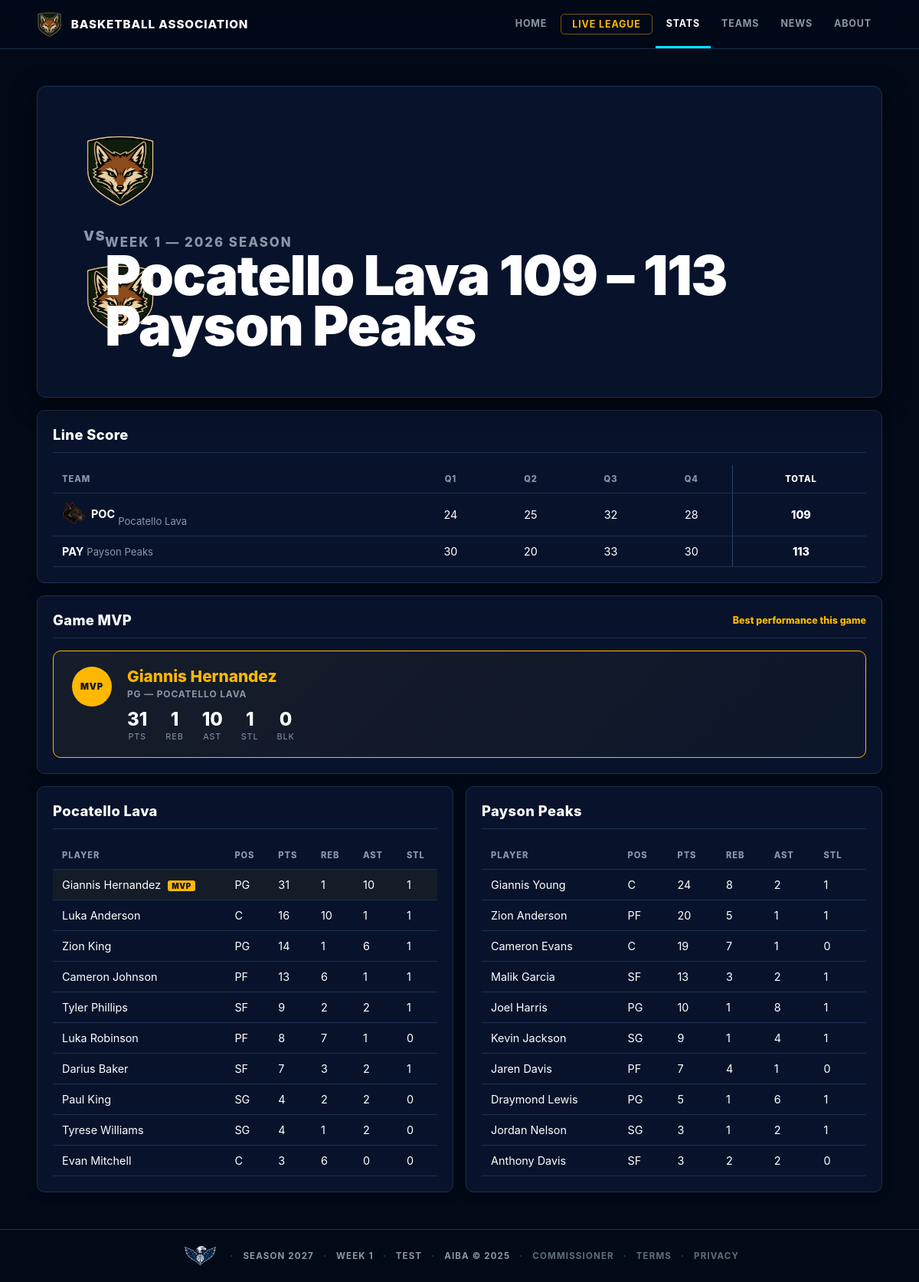
/games/2, run on an earlier commit of the app's database.
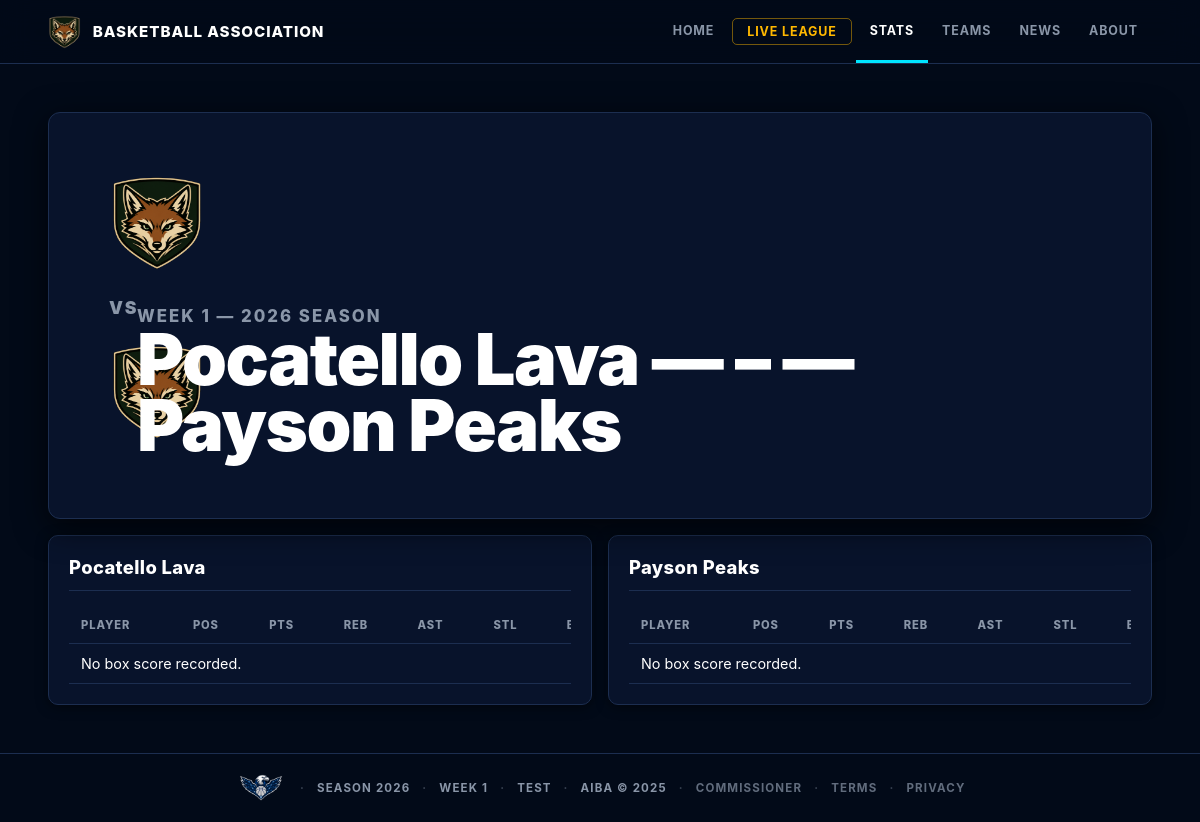
And on a later commit of the database.
### tables this page shows
CREATE TABLE games (
            id           INTEGER PRIMARY KEY,
            home_team_id INTEGER NOT NULL REFERENCES teams(id),
            away_team_id INTEGER NOT NULL REFERENCES teams(id),
            week         INTEGER NOT NULL,
            season_year  INTEGER NOT NULL,
            home_score   INTEGER,
            away_score   INTEGER,
            played       INTEGER DEFAULT 0
        , q1_home INTEGER, q2_home INTEGER, q3_home INTEGER, q4_home INTEGER, q1_away INTEGER, q2_away INTEGER, q3_away INTEGER, q4_away INTEGER, mvp_player_id INTEGER, playoff_series_id INTEGER, possessions INTEGER);

CREATE TABLE teams (
            id          INTEGER PRIMARY KEY,
            city        TEXT NOT NULL,
            name        TEXT NOT NULL,
            abbreviation TEXT NOT NULL,
            mascot     TEXT,
            colors      TEXT,
            logo_description TEXT,
            motto       TEXT,
            arena       TEXT,
            team_archetype TEXT,
            play_style  TEXT,
            reputation  TEXT,
            rivalry     TEXT,
            signature_trait TEXT
        , fan_pitch TEXT, pressure_label TEXT, rivalry_intensity REAL DEFAULT 0.5);

CREATE TABLE players (
            id           INTEGER PRIMARY KEY,
            team_id      INTEGER NOT NULL REFERENCES teams(id),
            first_name   TEXT NOT NULL,
            last_name    TEXT NOT NULL,
            age          INTEGER NOT NULL,
            position     TEXT NOT NULL,
            skill_rating INTEGER NOT NULL,
            salary       INTEGER NOT NULL,
            status       TEXT DEFAULT 'active',
            retired_season INTEGER
        );

CREATE TABLE player_game_stats (
            id        INTEGER PRIMARY KEY,
            game_id   INTEGER NOT NULL REFERENCES games(id),
            player_id INTEGER NOT NULL REFERENCES players(id),
            team_id   INTEGER NOT NULL REFERENCES teams(id),
            points    INTEGER DEFAULT 0,
            rebounds  INTEGER DEFAULT 0,
            assists   INTEGER DEFAULT 0,
            steals    INTEGER DEFAULT 0,
            blocks    INTEGER DEFAULT 0
        , minutes INTEGER DEFAULT 0, started INTEGER DEFAULT 0, rotation_role TEXT);

CREATE TABLE league_state (
            id           INTEGER PRIMARY KEY,
            current_week INTEGER DEFAULT 1,
            season_year  INTEGER DEFAULT 2026,
            mode         TEXT DEFAULT 'test',
            official_started INTEGER DEFAULT 0,
            offseason_stage TEXT,
            offseason_from_season INTEGER,
            last_updated TEXT
        , phase TEXT DEFAULT 'regular_season');

### web_app.py (the view)
@app.route("/games/<int:game_id>")
def game_page(game_id):
    def load(conn):
        detail = q.game_detail(conn, game_id)
        state = q.get_state(conn)
        return {"state": state, "detail": detail}
    data = with_conn(load)
    if not data["state"]:
        return render_no_league()
    if not data["detail"]:
        return render_template("not_found.html", title="Game not found"), 404
    return render_template("game_detail.html", **data, active="scores")

### league/database.py (called while the page is built)
def get_connection():
    url = os.environ.get("DATABASE_URL")
    if url:
        import psycopg2
        from urllib.parse import urlparse, unquote
        url = url.strip()
        p = urlparse(url)
        pg = psycopg2.connect(
            host=p.hostname,
            port=p.port or 5432,
            dbname=p.path.lstrip("/"),
            user=p.username,
            password=unquote(p.password, encoding="latin-1") if p.password else None,
        )
        pg.autocommit = False
        return _PGConn(pg)
    else:
        conn = sqlite3.connect(DB_PATH)
        conn.row_factory = sqlite3.Row
        conn.execute("PRAGMA foreign_keys = ON")
        return conn

### league/web_queries.py (called while the page is built)
def dicts(rows):
    return [dict(row) for row in rows]

def one(row):
    return dict(row) if row else None

def get_state(conn):
    return one(conn.execute("SELECT * FROM league_state WHERE id = 1").fetchone())

def get_site_chrome(conn):
    return {
        "state": get_state(conn),
        "teams": dicts(conn.execute(
            "SELECT id, city, name, abbreviation FROM teams ORDER BY city"
        ).fetchall()),
    }

### templates/game_detail.html (shortened to what the changed rows need)
{% extends "base.html" %}
{% block content %}
<section class="game-hero">
  <div>
    <p class="eyebrow">Week {{ detail.game.week }} &mdash; {{ detail.game.season_year }} Season</p>
    <h1>{{ detail.game.home_name }} {{ detail.game.home_score or "—" }} &ndash; {{ detail.game.away_score or "—" }} {{ detail.game.away_name }}</h1>
  </div>
</section>
{% if detail.game.q1_home is not none %}
<section style="margin-top:16px;">
  <div class="panel">
    <div class="section-head"><h2>Line Score</h2></div>
    <div class="table-wrap">
      <table class="linescore">
        <thead>
          <tr>
            <th>Team</th>
            <th>Q1</th><th>Q2</th><th>Q3</th><th>Q4</th>
            <th class="total">Total</th>
          </tr>
        </thead>
        <tbody>
          <tr>
            <td>
              <span style="display:inline-flex;align-items:center;gap:8px;">
                <img src="{{ url_for('static', filename='images/teams/' ~ detail.game.home_abbr ~ '/secondary.png') }}"
                     alt="" class="logo-secondary" onerror="this.style.display='none'">
                <strong>{{ detail.game.home_abbr }}</strong>
              </span>
              <span style="color:var(--muted);font-size:0.82rem;">{{ detail.game.home_name }}</span>
            </td>
            <td>{{ detail.game.q1_home }}</td>
            <td>{{ detail.game.q2_home }}</td>
            <td>{{ detail.game.q3_home }}</td>
            <td>{{ detail.game.q4_home }}</td>
            <td class="total">{{ detail.game.home_score }}</td>
          </tr>
          <tr>
            <td>
              <span style="display:inline-flex;align-items:center;gap:8px;">
                <strong>{{ detail.game.away_abbr }}</strong>
              </span>
              <span style="color:var(--muted);font-size:0.82rem;">{{ detail.game.away_name }}</span>
            </td>
            <td>{{ detail.game.q1_away }}</td>
            <td>{{ detail.game.q2_away }}</td>
            <td>{{ detail.game.q3_away }}</td>
            <td>{{ detail.game.q4_away }}</td>
            <td class="total">{{ detail.game.away_score }}</td>
          </tr>
        </tbody>
      </table>
    </div>
  </div>
</section>
{% endif %}
{% if detail.mvp %}
<section style="margin-top:16px;">
  <div class="panel">
    <div class="section-head">
      <h2>Game MVP</h2>
      <span style="color:var(--gold);font-size:0.78rem;font-weight:800;">Best performance this game</span>
    </div>
    <div class="mvp-card">
      <div class="mvp-badge">MVP</div>
      <div>
        <p class="mvp-name">
          <a href="{{ url_for('player_page', player_id=detail.mvp.player_id) }}" style="color:var(--gold);text-decoration:none;">{{ detail.mvp.player }}</a>
        </p>
        <p class="mvp-team">{{ detail.mvp.position }} &mdash; {{ detail.mvp.team_name }}</p>
        <div class="mvp-stats">
          <div class="mvp-stat"><strong>{{ detail.mvp.points }}</strong><span>PTS</span></div>
          <div class="mvp-stat"><strong>{{ detail.mvp.rebounds }}</strong><span>REB</span></div>
          <div class="mvp-stat"><strong>{{ detail.mvp.assists }}</strong><span>AST</span></div>
          <div class="mvp-stat"><strong>{{ detail.mvp.steals }}</strong><span>STL</span></div>
          <div class="mvp-stat"><strong>{{ detail.mvp.blocks }}</strong><span>BLK</span></div>
        </div>
      </div>
    </div>
  </div>
</section>
{% endif %}
<section class="section-grid" style="margin-top:16px;">
  {% for team_name in [detail.game.home_name, detail.game.away_name] %}
    <div class="panel">
      <div class="section-head"><h2>{{ team_name }}</h2></div>
      <div class="table-wrap">
        <table>
          <thead><tr><th>Player</th><th>Pos</th><th>PTS</th><th>REB</th><th>AST</th><th>STL</th><th>BLK</th></tr></thead>
          <tbody>
            {% for row in detail.box if row.team_name == team_name %}
              <tr{% if detail.mvp and row.player_id == detail.mvp.player_id %} class="mvp-row"{% endif %}>
                <td><a href="{{ url_for('player_page', player_id=row.player_id) }}">{{ row.player }}</a>{% if detail.mvp and row.player_id == detail.mvp.player_id %} <span class="mvp-pip">MVP</span>{% endif %}</td>
                <td>{{ row.position }}</td>
                <td>{{ row.points }}</td>
                <td>{{ row.rebounds }}</td>
                <td>{{ row.assists }}</td>
                <td>{{ row.steals }}</td>
                <td>{{ row.blocks }}</td>
              </tr>
            {% else %}
              <tr><td colspan="7">No box score recorded.</td></tr>
            {% endfor %}
          </tbody>
        </table>
      </div>
    </div>
  {% endfor %}
</section>
{% endblock %}

### templates/base.html (shortened to what this page needs)
<!doctype html>
<html lang="en">
<head>
  <link rel="stylesheet" href="{{ url_for('static', filename='site.css') }}">
</head>
<body>
  <header class="site-header">
    <a class="brand" href="{{ url_for('home') }}">
      <img src="{{ url_for('static', filename='images/league/primary.png') }}"
           alt="AIBA"
           class="brand-logo"
           onerror="this.style.display='none';this.nextElementSibling.style.display='inline-flex'">
      <span class="brand-copy">Basketball Association</span>
    </a>
    <nav class="nav" aria-label="Primary">
      <a class="{{ 'active' if active == 'home' else '' }}" href="{{ url_for('home') }}">Home</a>
      <a class="nav-cta {{ 'active' if active == 'live_league' else '' }}" href="{{ url_for('live_league') }}">Live League</a>
      <div class="nav-group">
        <a class="{{ 'active' if active in ('standings','scores','leaders') else '' }}" href="{{ url_for('standings') }}">Stats</a>
      </div>
      <div class="nav-group">
        <a class="{{ 'active' if active in ('teams','players') else '' }}" href="{{ url_for('teams') }}">Teams</a>
      </div>
      <a class="{{ 'active' if active == 'news' else '' }}" href="{{ url_for('news') }}">News</a>
      <div class="nav-group">
        <a class="{{ 'active' if active in ('about','contact') else '' }}" href="{{ url_for('about') }}">About</a>
      </div>
    </nav>
  </header>
  <main>
    {% block content %}{% endblock %}
  </main>
  <footer class="footer">
    <img src="{{ url_for('static', filename='images/league/secondary.png') }}"
         alt="AIBA"
         class="logo-league-secondary"
         onerror="this.style.display='none'">
    <span>Season {{ state.season_year if state else "—" }}</span>
    <span>Week {{ state.current_week if state else "—" }}</span>
    <span>{{ state.mode|upper if state else "NO LEAGUE" }}</span>
    <span>AIBA &copy; 2025</span>
    <span><a href="{{ url_for('commissioner') }}" style="color:inherit;opacity:0.7;">Commissioner</a></span>
    <span><a href="{{ url_for('terms') }}" style="color:inherit;opacity:0.7;">Terms</a></span>
    <span><a href="{{ url_for('privacy') }}" style="color:inherit;opacity:0.7;">Privacy</a></span>
  </footer>
</body>
</html>

What changed in the data, as far as the page shows it:
no longer on this page (row edited): teams: game.away_abbr "PAY"
no longer on this page (row edited): players: mvp.position "PG"
removed player_game_stats: mvp.points "31", mvp.rebounds "1", mvp.assists "10", mvp.steals "1", mvp.blocks "0", player "Giannis Hernandez", shows "MVP", position "PG", points "31", rebounds "1", assists "10", steals "1", shown under "Pocatello Lava"
removed player_game_stats: player "Luka Anderson", position "C", points "16", rebounds "10", assists "1", steals "1", shown under "Pocatello Lava"
removed player_game_stats: player "Zion King", position "PG", points "14", rebounds "1", assists "6", steals "1", shown under "Pocatello Lava"
removed player_game_stats: player "Cameron Johnson", position "PF", points "13", rebounds "6", assists "1", steals "1", shown under "Pocatello Lava"
removed player_game_stats: player "Tyler Phillips", position "SF", points "9", rebounds "2", assists "2", steals "1", shown under "Pocatello Lava"
removed player_game_stats: player "Luka Robinson", position "PF", points "8", rebounds "7", assists "1", steals "0", shown under "Pocatello Lava"
removed player_game_stats: player "Darius Baker", position "SF", points "7", rebounds "3", assists "2", steals "1", shown under "Pocatello Lava"
removed player_game_stats: player "Paul King", position "SG", points "4", rebounds "2", assists "2", steals "0", shown under "Pocatello Lava"
removed player_game_stats: player "Tyrese Williams", position "SG", points "4", rebounds "1", assists "2", steals "0", shown under "Pocatello Lava"
removed player_game_stats: player "Evan Mitchell", position "C", points "3", rebounds "6", assists "0", steals "0", shown under "Pocatello Lava"
removed player_game_stats: player "Giannis Young", position "C", points "24", rebounds "8", assists "2", steals "1", shown under "Payson Peaks"
removed player_game_stats: player "Zion Anderson", position "PF", points "20", rebounds "5", assists "1", steals "1", shown under "Payson Peaks"
removed player_game_stats: player "Cameron Evans", position "C", points "19", rebounds "7", assists "1", steals "0", shown under "Payson Peaks"
removed player_game_stats: player "Malik Garcia", position "SF", points "13", rebounds "3", assists "2", steals "1", shown under "Payson Peaks"
removed player_game_stats: player "Joel Harris", position "PG", points "10", rebounds "1", assists "8", steals "1", shown under "Payson Peaks"
removed player_game_stats: player "Kevin Jackson", position "SG", points "9", rebounds "1", assists "4", steals "1", shown under "Payson Peaks"
removed player_game_stats: player "Jaren Davis", position "PF", points "7", rebounds "4", assists "1", steals "0", shown under "Payson Peaks"
removed player_game_stats: player "Draymond Lewis", position "PG", points "5", rebounds "1", assists "6", steals "1", shown under "Payson Peaks"
removed player_game_stats: player "Jordan Nelson", position "SG", points "3", rebounds "1", assists "2", steals "1", shown under "Payson Peaks"
removed player_game_stats: player "Anthony Davis", position "SF", points "3", rebounds "2", assists "2", steals "0", shown under "Payson Peaks"
changed games: game "109" → (not shown); game "113" → (not shown); q1_home 24 → empty (drawn); game.q1_home "24" → (not shown); game.q2_home "25" → (not shown); game.q3_home "32" → (not shown); game.q4_home "28" → (not shown); game.home_score "109" → (not shown); game.q1_away "30" → (not shown); game.q2_away "20" → (not shown); game.q3_away "33" → (not shown); game.q4_away "30" → (not shown); game.away_score "113" → (not shown)
changed teams: game.away_name (not shown) → "Payson Peaks"; game.home_abbr "POC" → (not shown)
changed league_state "TEST": season_year "2027" → "2026"
Also different on the page:
{{ detail.game.home_score or "—" }}: (not shown) → "—"
{{ detail.game.away_score or "—" }}: (not shown) → "—"
{{ detail.game.away_name }}: "Payson Peaks" → (not shown)
{{ detail.game.home_name }}: "Pocatello Lava" → (not shown)
{{ detail.mvp.player }}: "Giannis Hernandez" → (not shown)
{{ detail.mvp.team_name }}: "POCATELLO LAVA" → (not shown)
new list line: "No box score recorded."
text no longer shown: "Line Score TEAM Q1 Q2 Q3 Q4 TOTAL Game MVP Best performance this game MVP — PTS REB AST STL BLK"
